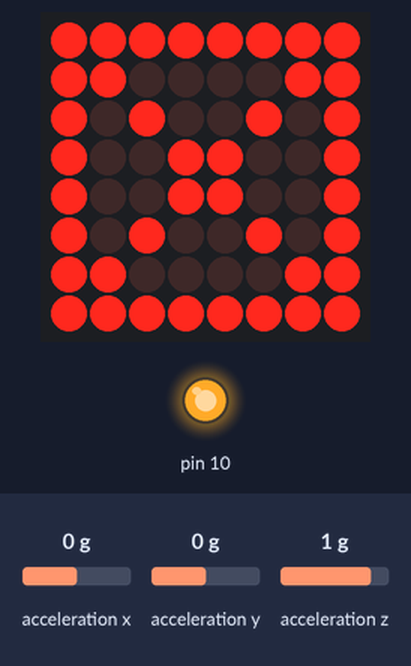
Bench run of a sketch on a simulated Arduino Uno, built with avr-gcc and run on an emulated ATmega328P. Parts: 8×8 LED matrix, output pins drawn as LEDs (lit = HIGH). Wiring (inferred from the names in the program): ADXL345 accelerometer at I2C address 0x53; MAX7219 LED driver (orientation assumed): CS pin 5. The inputs (shaded band) are chosen by the test bench; at power-on: acceleration x 0 g, acceleration z 1 g, acceleration y 0 g. Pins used as bus, display or sensor lines are not drawn; what the sketch prints to the serial monitor is not drawn.

Above: at 3.2 s.
3.3 s: acceleration x set to -0.4 g
4.8 s: acceleration x set to -0.7 g
At 5.3 s:
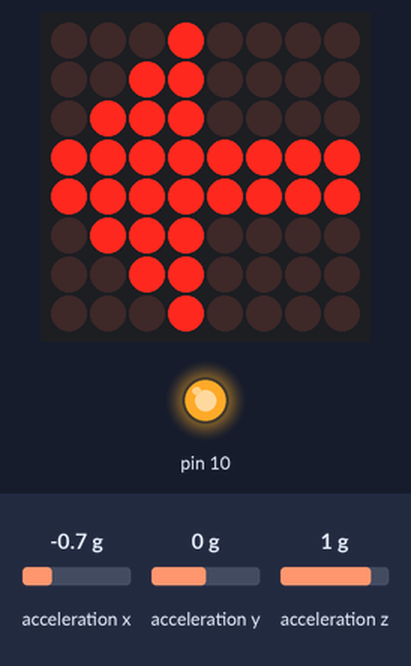
6.3 s: acceleration z set to -0.4 g
7.8 s: acceleration z set to -0.7 g
At 8.3 s:
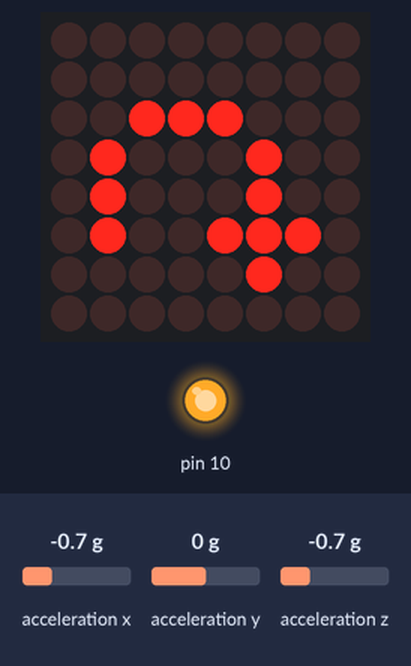
9.3 s: acceleration z set to 0 g
At 10.5 s:
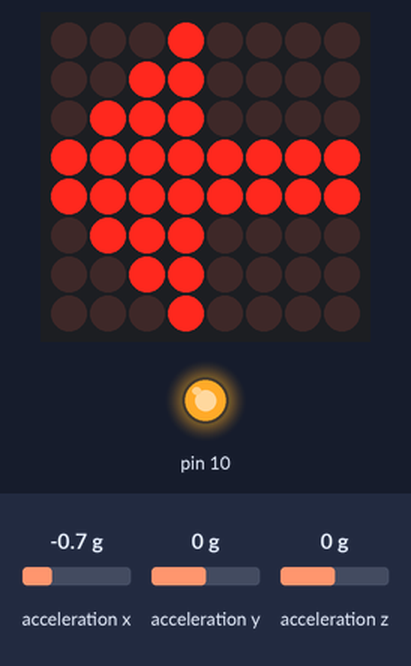
10.8 s: acceleration x set to 0.8 g
At 11.5 s:
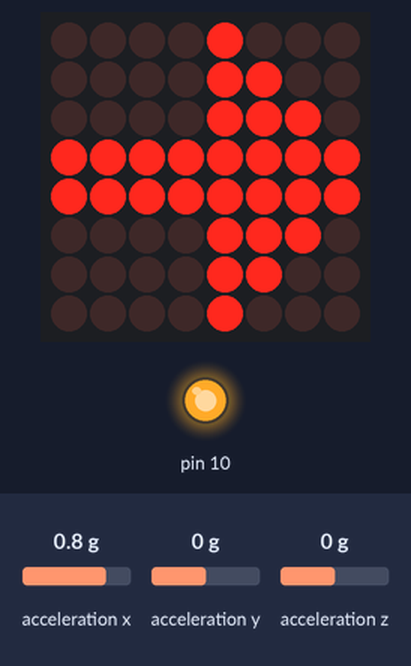
Timing chart, 0 to 13.3 s (numbered marks = the images above; inputs shaded):
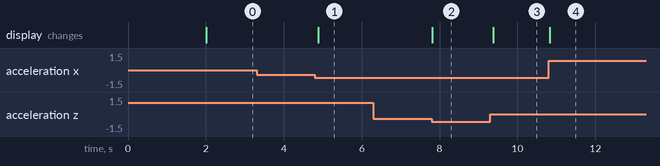

Measured:
- the behaviour switches between -0.5 and -0.6 g on acceleration x (found by bisection; images 0 and 1)
- the behaviour switches between -0.5 and -0.6 g on acceleration z (found by bisection; images 1 and 2)
- after the input at 3.3 s, every drawn part: stays the same
- after the input at 4.8 s, the display: changes after 0.09 s (image 1)
- after the input at 6.3 s, every drawn part: stays the same
- after the input at 7.8 s, the display: changes at once (image 2)
- after the input at 9.3 s, the display: changes after 0.07 s (image 3)
- after the input at 10.8 s, the display: changes at once (image 4)

The sketch:

Angular.ino
```cpp
#include <Wire.h>
#include <GyverGFX.h>
#include <GyverMAX7219.h>
#include "ADXL345.h"

const uint8_t CS_PIN = 5;

MAX7219<1, 1, CS_PIN> mtrx;  // одна матрица (1x1), UNO / Nano (CLK - D13, DI - D11, CS - любой пин)

ADXL345 accelerometer;

// Калькулятор для дисплея - https://jorydotcom.github.io/matrix-emoji/
const uint8_t snake[] PROGMEM = { 0x00, 0x70, 0x52, 0x50, 0x52, 0x52, 0x1e, 0x00 };
const uint8_t setting[] PROGMEM = { 0x18, 0x7e, 0x7e, 0xe7, 0xe7, 0x7e, 0x7e, 0x18 };
const uint8_t logo[] PROGMEM = { 0xd0, 0xc4, 0x2a, 0x84, 0x0e, 0xe4, 0xff, 0xff };
const uint8_t sand[] PROGMEM = { 0x00, 0x08, 0x00, 0x04, 0x1e, 0x7f, 0xff, 0xff };
const uint8_t error[] PROGMEM = { 0x00, 0x77, 0x45, 0x77, 0x46, 0x75, 0x00, 0x00 };
const uint8_t ornament_1[] PROGMEM = { 0xa5, 0x3c, 0xe7, 0x42, 0x42, 0xe7, 0x3c, 0xa5 };
const uint8_t ornament_2[] PROGMEM = { 0xff, 0xc3, 0xa5, 0x99, 0x99, 0xa5, 0xc3, 0xff };

const uint8_t arrow_up[] PROGMEM = { 0x18, 0x3c, 0x7e, 0xff, 0x18, 0x18, 0x18, 0x18 };
const uint8_t arrow_down[] PROGMEM = { 0x18, 0x18, 0x18, 0x18, 0xff, 0x7e, 0x3c, 0x18 };
const uint8_t arrow_left[] PROGMEM = { 0x10, 0x30, 0x70, 0xff, 0xff, 0x70, 0x30, 0x10 };
const uint8_t arrow_right[] PROGMEM = { 0x08, 0x0c, 0x0e, 0xff, 0xff, 0x0e, 0x0c, 0x08 };
const uint8_t arrow_ret[] PROGMEM = { 0x00, 0x00, 0x38, 0x44, 0x44, 0x4e, 0x04, 0x00 };

void setup() {
  Serial.begin(9600);

  mtrx.begin();         // запускаем
  mtrx.setBright(0);    // яркость 0..15
  mtrx.setRotation(2);  // можно повернуть 0..3, по 90 град по часовой стрелке
  mtrx.clear();

  Wire.begin();
  if (accelerometer.init()) {
    Serial.println("ADXL345 initialization successful!");
  } else {
    Serial.println("ADXL345 initialization failed!");
  }

  mtrx.drawBitmap(0, 0, logo, 8, 8);
  mtrx.update();
  delay(2000);
}

void loop() {
  //Чтение данных с акселерометра
  accelerometer.read();
  float x = accelerometer.getX();
  float y = accelerometer.getY();
  float z = accelerometer.getZ();

  mtrx.clear();

  // Распознавание жестов
  mtrx.drawBitmap(0, 0, ornament_2, 8, 8);
  if (z < -0.6) {  // Перевернут дисплей
    mtrx.drawBitmap(0, 0, arrow_ret, 8, 8);
  } else if (x > 0.6) {  // Наклон вправо
    mtrx.drawBitmap(0, 0, arrow_right, 8, 8);
  } else if (x < -0.6) {  // Наклон влево
    mtrx.drawBitmap(0, 0, arrow_left, 8, 8);
  } else if (y > 0.6) {  // Наклон вперед
    mtrx.drawBitmap(0, 0, arrow_up, 8, 8);
  } else if (y < -0.6) {  // Наклон назад
    mtrx.drawBitmap(0, 0, arrow_down, 8, 8);
  }
  mtrx.update();
  delay(100);


  // Serial.print("X:");
  // Serial.print(x);
  // Serial.print("\tY:");
  // Serial.print(y);
  // Serial.print("\tZ:");
  // Serial.println(z);


  // mtrx.clear();
  // mtrx.drawBitmap(0, 0, arrow_right, 8, 8);
  // mtrx.update();
  // delay(2000);

  // mtrx.clear();
  // mtrx.drawBitmap(0, 0, arrow_left, 8, 8);
  // mtrx.update();
  // delay(2000);

  // mtrx.clear();
  // mtrx.drawBitmap(0, 0, arrow_up, 8, 8);
  // mtrx.update();
  // delay(2000);

  // mtrx.clear();
  // mtrx.drawBitmap(0, 0, arrow_down, 8, 8);
  // mtrx.update();
  // delay(5000);
}
```

ADXL345.h
```cpp
#ifndef ADXL345_H
#define ADXL345_H

#include <Wire.h>

// ADXL345 I2C адрес
const uint8_t ADXL345_ADDRESS = (0xA6 >> 1);  // 7-битный адрес устройства

// Регистры чипа
const uint8_t DEV_ID = 0x00;          // Device ID (0x01 to 0x1C do not access)
const uint8_t THRESH_TAP = 0x1D;      // Tap threshold
const uint8_t OFS_X = 0x1E;           // X-axis offset
const uint8_t OFS_Y = 0x1F;           // Y-axis offset
const uint8_t OFS_Z = 0x20;           // Z-axis offset
const uint8_t DUR = 0x21;             // Tap duration
const uint8_t LATENT = 0x22;          // Tap latency
const uint8_t WINDOW = 0x23;          // Tap window
const uint8_t THRESH_ACT = 0x24;      // Activity threshold
const uint8_t THRESH_INACT = 0x25;    // Inactivity threshold
const uint8_t TIME_INACT = 0x26;      // Inactivity time
const uint8_t ACT_INACT_CTL = 0x27;   // Axis enable control for activity and inactivity detection
const uint8_t THRESH_FF = 0x28;       // Free-fall threshold
const uint8_t TIME_FF = 0x29;         // Free-fall time
const uint8_t TAP_AXES = 0x2A;        // Axis control for single tap/double tap
const uint8_t ACT_TAP_STATUS = 0x2B;  // Source of single tap/double tap
const uint8_t BW_RATE = 0x2C;         // Data rate and power mode control
const uint8_t POWER_CTL = 0x2D;       // Power-saving features control
const uint8_t INT_ENABLE = 0x2E;      // Interrupt enable control
const uint8_t INT_MAP = 0x2F;         // Interrupt mapping control
const uint8_t INT_SOURCE = 0x30;      // Source of interrupts
const uint8_t DATA_FORMAT = 0x31;     // Data format control
const uint8_t DATA_X0 = 0x32;         // X-Axis Data 0
const uint8_t DATA_X1 = 0x33;         // X-Axis Data 1
const uint8_t DATA_Y0 = 0x34;         // Y-Axis Data 0
const uint8_t DATA_Y1 = 0x35;         // Y-Axis Data 1
const uint8_t DATA_Z0 = 0x36;         // Z-Axis Data 0
const uint8_t DATA_Z1 = 0x37;         // Z-Axis Data 1
const uint8_t FIFO_CTL = 0x38;        // FIFO control
const uint8_t FIFO_STATUS = 0x39;     // FIFO status


#define SCALE_FACTOR (3.9 / 1000)  // 3.9mg/LSB for all g-ranges, full resolution

class ADXL345 {
public:
  // Конструктор
  ADXL345() {
    for (uint8_t i = 0; i < 3; ++i) {
      accelerometer_data[i] = 0;
    }
  }

  // Инициализация устройства
  bool init() {
    i2c_write(DATA_FORMAT, 0x0B);  // Устанавливаем режим 13-битного режима с ±16g
    i2c_write(POWER_CTL, 0x08);    // Выбираем режим измерения
    i2c_write(OFS_X, 0x00);        // Задаем поправку значений по осям
    i2c_write(OFS_Y, 0x00);
    i2c_write(OFS_Z, 0x00);

    // Проверка успешной инициализации
    uint8_t data = 0;
    i2c_read(DEV_ID, 1, &data);
    if (data == 0xE5) {  // неизменный ID ADXL345
      return true;
    } else {
      return false;
    }
  }

  // Чтение данных с акселерометра
  void read() {
    uint8_t bytes[6];
    memset(bytes, 0, 6);  // присваеваем всем элементам нули

    i2c_read(DATA_X0, 6, bytes);  // Чтение 6 байт данных с DATA_X0 по DATA_Z1

    // Распаковка данных
    for (uint8_t i = 0; i < 3; ++i) {
      accelerometer_data[i] = (int16_t)bytes[2 * i] + (((int16_t)bytes[2 * i + 1]) << 8);
    }
  }

  // Получение значения по оси X
  float getX() {
    return float(accelerometer_data[0]) * SCALE_FACTOR;
  }

  // Получение значения по оси Y
  float getY() {
    return float(accelerometer_data[1]) * SCALE_FACTOR;
  }

  // Получение значения по оси Z
  float getZ() {
    return float(accelerometer_data[2]) * SCALE_FACTOR;
  }

private:
  // Массив для хранения данных акселерометра
  int16_t accelerometer_data[3];

  // Вспомогательная функция для записи данных в ADXL345
  void i2c_write(uint8_t reg, uint8_t data) {
    Wire.beginTransmission(ADXL345_ADDRESS);
    Wire.write(reg);
    Wire.write(data);
    Wire.endTransmission();
  }

  // Вспомогательная функция для чтения данных из ADXL345
  void i2c_read(uint8_t reg, uint8_t count, uint8_t* data) {
    uint8_t i = 0;
    Wire.beginTransmission(ADXL345_ADDRESS);
    Wire.write(reg);
    Wire.endTransmission();
    Wire.beginTransmission(ADXL345_ADDRESS);
    Wire.requestFrom(ADXL345_ADDRESS, count);
    while (Wire.available()) {
      data[i] = Wire.read();
      i++;
    }
    Wire.endTransmission();
  }
};

#endif  // ADXL345_H
```
